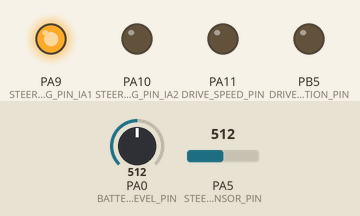
The sketch below on a simulated STM32 Blue Pill. Parts: output pins drawn as LEDs (lit = HIGH). The inputs (shaded band) are chosen by the test bench; at power-on: PA0 (BATTERY_VOLTAGE_LEVEL_PIN) = 512, PA5 (STEERING_ANGLE_SENSOR_PIN) = 512.

Above: at 0.1 s.
At 1.1 s:
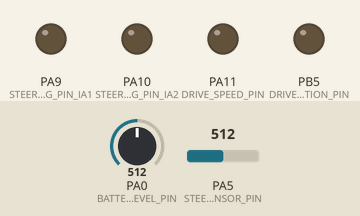
Timing chart, 0 to 2.6 s (numbered marks = the images above):
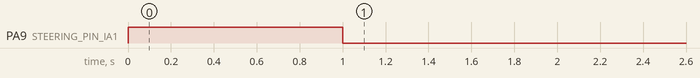

The sketch:

microcontroller_firmware.ino
```cpp
#define STEERING_PIN_IA1 PA9
#define STEERING_PIN_IA2 PA10

#define DRIVE_DIRECTION_PIN PB5
#define DRIVE_SPEED_PIN PA11

#define INTERRUPT_PIN PB5

#define STEERING_ANGLE_SENSOR_PIN PA5
#define BATTERY_VOLTAGE_LEVEL_PIN PA0

#define STEERING_DIRECTION_MASK 0b00001100
#define DRIVE_DIRECTION_MASK 0b00000011

#define RX_CMD PA3
#define TX_CMD PA2

#define MINIMUM_BATTERY_ADC_VOLTAGE 753
#define MAXIMUM_BATTERY_ADC_VOLTAGE 856

#define BATTERY_TX_DELAY 500

#define RX_DAT PB7
#define TX_DAT PB6

static uint8_t s_buffer[3] = { 0 };
HardwareSerial cmd_serial = HardwareSerial(RX_CMD, TX_CMD);
HardwareSerial dat_serial = HardwareSerial(RX_DAT, TX_DAT);

#define DIRECTION_CENTER 0b00000000
#define DIRECTION_RIGHT 0b00000100
#define DIRECTION_LEFT 0b00001000

#define POSITION_CENTER 245
#define POSITION_RIGHT 0
#define POSITION_LEFT 473
#define POSITION_READOUT_MARGIN 30

void steerRight() {
  digitalWrite(STEERING_PIN_IA1, HIGH);
  digitalWrite(STEERING_PIN_IA2, LOW);
}

void steerLeft() {
  digitalWrite(STEERING_PIN_IA1, LOW);
  digitalWrite(STEERING_PIN_IA2, HIGH);
}

void steerStop() {
  digitalWrite(STEERING_PIN_IA1, LOW);
  digitalWrite(STEERING_PIN_IA2, LOW);
}

void steer() {
  uint8_t dir = s_buffer[0] & STEERING_DIRECTION_MASK;
  uint8_t turn = s_buffer[1];

  int position = analogRead(STEERING_ANGLE_SENSOR_PIN);
  int target{0}, delta{0};

  switch (dir) {
    case DIRECTION_CENTER:
      target = POSITION_CENTER;
      break;
    case DIRECTION_RIGHT:
      target = POSITION_CENTER - turn/100.0 * (POSITION_CENTER - POSITION_RIGHT);
      break;
    case DIRECTION_LEFT:
      target = POSITION_CENTER + turn/100.0 * (POSITION_LEFT - POSITION_CENTER);
      break;
    default:
      target = position;
      break;
  }

  delta = position - target;

  if (abs(delta) > POSITION_READOUT_MARGIN) {
    if (delta >= 0) {
      steerRight();
    }
    else {
      steerLeft();
    }
  }
  else {
    steerStop();
  }
}

#define DRIVE_DIRECTION_FORWARD 0b00000010
#define DRIVE_DIRECTION_REVERSE 0b00000001
#define DRIVE_DIRECTION_STOP 0b00000000

void driveForward() {
  digitalWrite(DRIVE_DIRECTION_PIN, LOW);
}

void driveReverse() {
  digitalWrite(DRIVE_DIRECTION_PIN, HIGH);
}

void driveStop() {
  digitalWrite(DRIVE_SPEED_PIN, LOW);
}

void drive() {
  uint8_t dir = s_buffer[0] & DRIVE_DIRECTION_MASK;
  uint8_t speed = s_buffer[2] / 100.0 * 255;

  switch (dir) {
    case DRIVE_DIRECTION_FORWARD:
      driveForward();
      break;
    case DRIVE_DIRECTION_REVERSE:
      driveReverse();
      break;
    case DRIVE_DIRECTION_STOP:
      driveStop();
      break;
    default:
      driveStop();
      break;
  }

  analogWrite(DRIVE_SPEED_PIN, speed);
}

float readBattery() {
  return 100.0 * (analogRead(BATTERY_VOLTAGE_LEVEL_PIN) - MINIMUM_BATTERY_ADC_VOLTAGE) / (MAXIMUM_BATTERY_ADC_VOLTAGE - MINIMUM_BATTERY_ADC_VOLTAGE);
}

unsigned long int prevRXtime{0}, lastRXtime{0};
unsigned long int prevTXtime{0}, lastTXtime{0};

bool keep_driving = true;

void talk() {
  if (cmd_serial.available() >= 3) {
    cmd_serial.readBytes(s_buffer, 3);

    prevRXtime = lastRXtime;
    lastRXtime = millis();
  }

  if (millis() - lastRXtime > 1000 || s_buffer[0] & 0b10000000) {
    keep_driving = false;
  }
  else {
    keep_driving = true;
  }

  if (millis() - lastTXtime > BATTERY_TX_DELAY) {
    float battery_percentage = readBattery();
    dat_serial.println((int)battery_percentage);
    prevTXtime = lastTXtime;
    lastTXtime = millis();
  }
}

void setup() {
  pinMode(STEERING_PIN_IA1, OUTPUT);
  pinMode(STEERING_PIN_IA2, OUTPUT);

  pinMode(DRIVE_DIRECTION_PIN, OUTPUT);
  pinMode(DRIVE_SPEED_PIN, OUTPUT);

  cmd_serial.begin(115200);
  dat_serial.begin(115200);
}

void loop() {
  talk();
  if (keep_driving){
    drive();
    steer();
  }
  else {
    driveStop();
    steerStop();
  }
}
```

Measured:
- by itself, PA9 (STEERING_PIN_IA1): LOW → HIGH at 0.00 s, → LOW 1.0 s later
